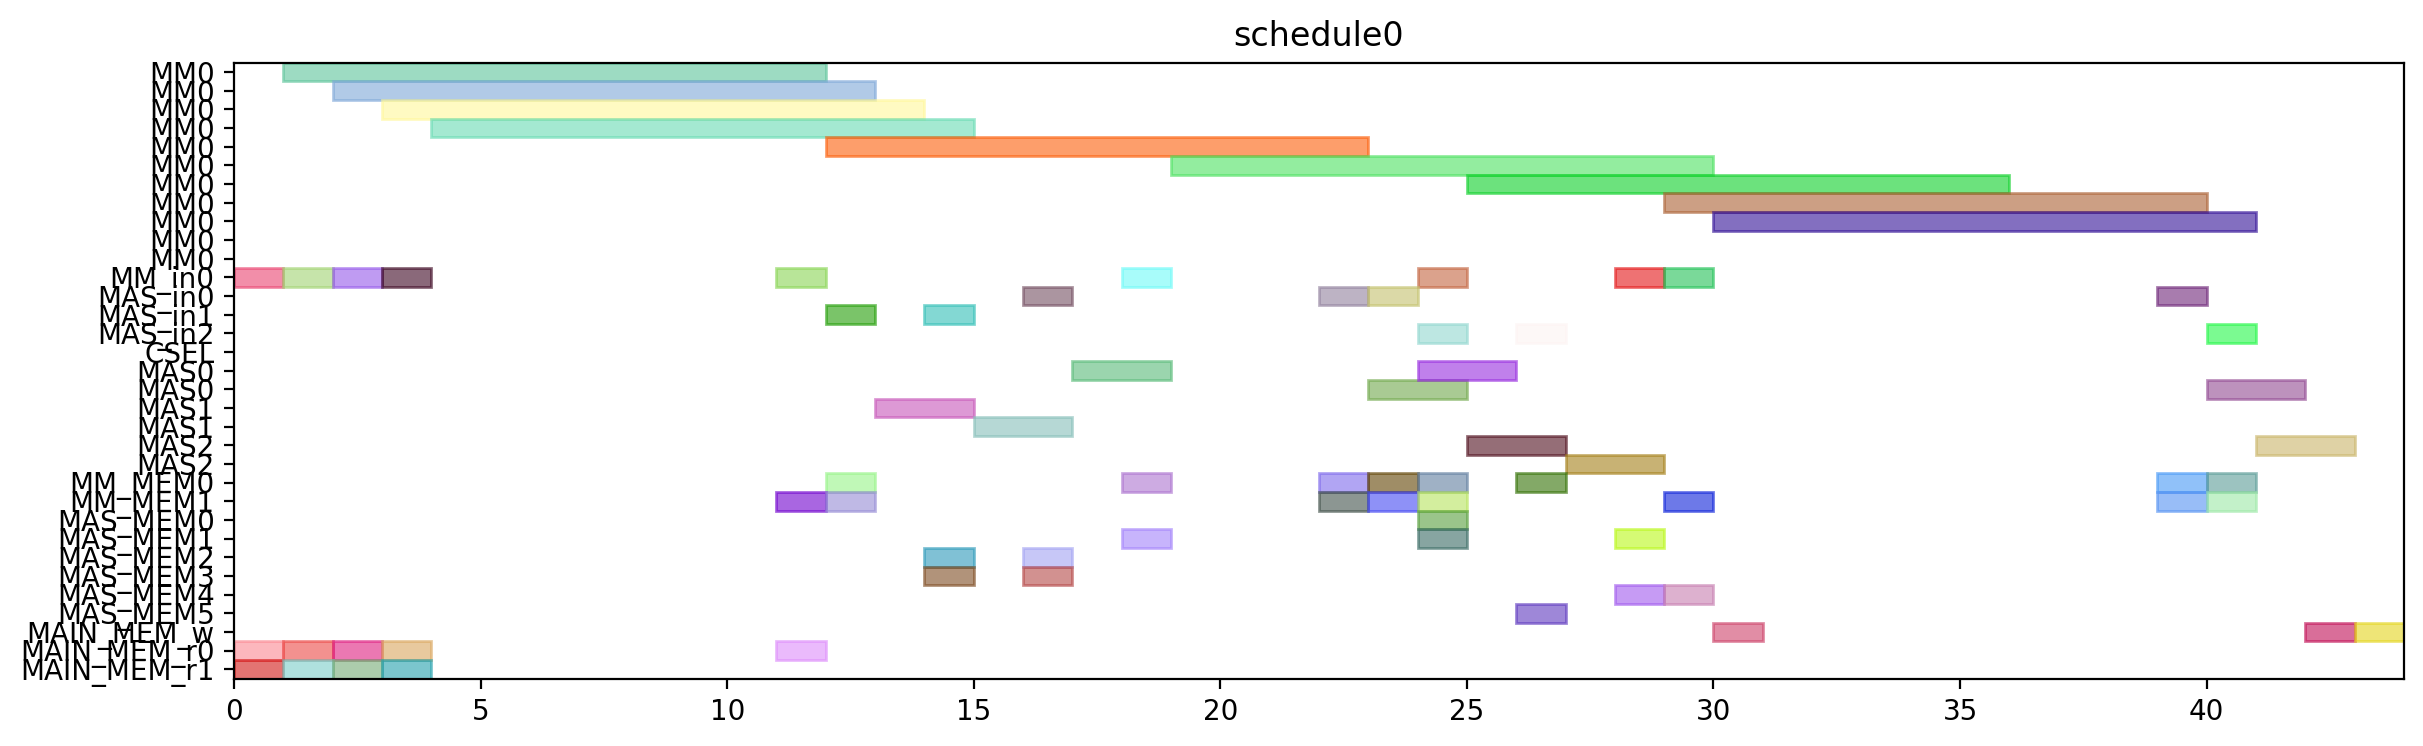

The script that drew this image:
from pyschedule import Scenario, solvers, plotters, alt


def solve():
	horizon = 120
	S = Scenario("schedule0", horizon=horizon)

	# resource
	MM = S.Resources('MM', num=1, size=11)
	MM_in = S.Resources('MM_in', num=1)
	MAS_in = S.Resources('MAS_in', num=3)
	CSEL = S.Resource('CSEL')
	MAS = S.Resources('MAS', num=3, size=2, periods=range(1, horizon))
	MM_MEM = S.Resources('MM_MEM', num=2)
	MAS_MEM = S.Resources('MAS_MEM', num=6)
	MAIN_MEM_w = S.Resource('MAIN_MEM_w', size=1)
	MAIN_MEM_r = S.Resources('MAIN_MEM_r', num=2)

	# result of previous scheduling

	# new tasks
	t0 = S.Task('t0', length=11, delay_cost=1)
	t0 += alt(MM)
	t0_in = S.Task('t0_in', length=1, delay_cost=1)
	t0_in += alt(MM_in)
	S += t0_in*MM_in[0]<=t0*MM[0]
	t0_mem0 = S.Task('t0_mem0', length=1, delay_cost=1)
	t0_mem0 += MAIN_MEM_r[0]
	S += t0_mem0 <= t0

	t0_mem1 = S.Task('t0_mem1', length=1, delay_cost=1)
	t0_mem1 += MAIN_MEM_r[1]
	S += t0_mem1 <= t0

	t3 = S.Task('t3', length=11, delay_cost=1)
	t3 += alt(MM)
	t3_in = S.Task('t3_in', length=1, delay_cost=1)
	t3_in += alt(MM_in)
	S += t3_in*MM_in[0]<=t3*MM[0]
	t3_mem0 = S.Task('t3_mem0', length=1, delay_cost=1)
	t3_mem0 += MAIN_MEM_r[0]
	S += t3_mem0 <= t3

	t3_mem1 = S.Task('t3_mem1', length=1, delay_cost=1)
	t3_mem1 += MAIN_MEM_r[1]
	S += t3_mem1 <= t3

	t1 = S.Task('t1', length=11, delay_cost=1)
	t1 += alt(MM)
	t1_in = S.Task('t1_in', length=1, delay_cost=1)
	t1_in += alt(MM_in)
	S += t1_in*MM_in[0]<=t1*MM[0]
	t1_mem0 = S.Task('t1_mem0', length=1, delay_cost=1)
	t1_mem0 += MAIN_MEM_r[0]
	S += t1_mem0 <= t1

	t1_mem1 = S.Task('t1_mem1', length=1, delay_cost=1)
	t1_mem1 += MAIN_MEM_r[1]
	S += t1_mem1 <= t1

	t2 = S.Task('t2', length=11, delay_cost=1)
	t2 += alt(MM)
	t2_in = S.Task('t2_in', length=1, delay_cost=1)
	t2_in += alt(MM_in)
	S += t2_in*MM_in[0]<=t2*MM[0]
	t2_mem0 = S.Task('t2_mem0', length=1, delay_cost=1)
	t2_mem0 += MAIN_MEM_r[0]
	S += t2_mem0 <= t2

	t2_mem1 = S.Task('t2_mem1', length=1, delay_cost=1)
	t2_mem1 += MAIN_MEM_r[1]
	S += t2_mem1 <= t2

	t4 = S.Task('t4', length=11, delay_cost=1)
	t4 += alt(MM)
	t4_in = S.Task('t4_in', length=1, delay_cost=1)
	t4_in += alt(MM_in)
	S += t4_in*MM_in[0]<=t4*MM[0]
	t4_mem0 = S.Task('t4_mem0', length=1, delay_cost=1)
	t4_mem0 += MAIN_MEM_r[0]
	S += t4_mem0 <= t4

	t4_mem1 = S.Task('t4_mem1', length=1, delay_cost=1)
	t4_mem1 += alt(MM_MEM)
	S += (t2*MM[0])-1 < t4_mem1*MM_MEM[1]
	S += t4_mem1 <= t4

	t5 = S.Task('t5', length=2, delay_cost=1)
	t5 += alt(MAS)
	t5_in = S.Task('t5_in', length=1, delay_cost=1)
	t5_in += alt(MAS_in)
	S += t5_in*MAS_in[0]<=t5*MAS[0]

	S += t5_in*MAS_in[1]<=t5*MAS[1]

	S += t5_in*MAS_in[2]<=t5*MAS[2]

	t5_mem0 = S.Task('t5_mem0', length=1, delay_cost=1)
	t5_mem0 += alt(MM_MEM)
	S += (t0*MM[0])-1 < t5_mem0*MM_MEM[0]
	S += t5_mem0 <= t5

	t5_mem1 = S.Task('t5_mem1', length=1, delay_cost=1)
	t5_mem1 += alt(MM_MEM)
	S += (t0*MM[0])-1 < t5_mem1*MM_MEM[1]
	S += t5_mem1 <= t5

	t6 = S.Task('t6', length=2, delay_cost=1)
	t6 += alt(MAS)
	t6_in = S.Task('t6_in', length=1, delay_cost=1)
	t6_in += alt(MAS_in)
	S += t6_in*MAS_in[0]<=t6*MAS[0]

	S += t6_in*MAS_in[1]<=t6*MAS[1]

	S += t6_in*MAS_in[2]<=t6*MAS[2]

	t6_mem0 = S.Task('t6_mem0', length=1, delay_cost=1)
	t6_mem0 += alt(MAS_MEM)
	S += (t5*MAS[0])-1 < t6_mem0*MAS_MEM[0]
	S += (t5*MAS[1])-1 < t6_mem0*MAS_MEM[2]
	S += (t5*MAS[2])-1 < t6_mem0*MAS_MEM[4]
	S += t6_mem0 <= t6

	t6_mem1 = S.Task('t6_mem1', length=1, delay_cost=1)
	t6_mem1 += alt(MAS_MEM)
	S += (t5*MAS[0])-1 < t6_mem1*MAS_MEM[1]
	S += (t5*MAS[1])-1 < t6_mem1*MAS_MEM[3]
	S += (t5*MAS[2])-1 < t6_mem1*MAS_MEM[5]
	S += t6_mem1 <= t6

	t9 = S.Task('t9', length=2, delay_cost=1)
	t9 += alt(MAS)
	t9_in = S.Task('t9_in', length=1, delay_cost=1)
	t9_in += alt(MAS_in)
	S += t9_in*MAS_in[0]<=t9*MAS[0]

	S += t9_in*MAS_in[1]<=t9*MAS[1]

	S += t9_in*MAS_in[2]<=t9*MAS[2]

	t9_mem0 = S.Task('t9_mem0', length=1, delay_cost=1)
	t9_mem0 += alt(MM_MEM)
	S += (t0*MM[0])-1 < t9_mem0*MM_MEM[0]
	S += t9_mem0 <= t9

	t9_mem1 = S.Task('t9_mem1', length=1, delay_cost=1)
	t9_mem1 += alt(MM_MEM)
	S += (t4*MM[0])-1 < t9_mem1*MM_MEM[1]
	S += t9_mem1 <= t9

	t10 = S.Task('t10', length=2, delay_cost=1)
	t10 += alt(MAS)
	t10_in = S.Task('t10_in', length=1, delay_cost=1)
	t10_in += alt(MAS_in)
	S += t10_in*MAS_in[0]<=t10*MAS[0]

	S += t10_in*MAS_in[1]<=t10*MAS[1]

	S += t10_in*MAS_in[2]<=t10*MAS[2]

	t10_mem0 = S.Task('t10_mem0', length=1, delay_cost=1)
	t10_mem0 += alt(MM_MEM)
	S += (t4*MM[0])-1 < t10_mem0*MM_MEM[0]
	S += t10_mem0 <= t10

	t10_mem1 = S.Task('t10_mem1', length=1, delay_cost=1)
	t10_mem1 += alt(MM_MEM)
	S += (t4*MM[0])-1 < t10_mem1*MM_MEM[1]
	S += t10_mem1 <= t10

	t7 = S.Task('t7', length=2, delay_cost=1)
	t7 += alt(MAS)
	t7_in = S.Task('t7_in', length=1, delay_cost=1)
	t7_in += alt(MAS_in)
	S += t7_in*MAS_in[0]<=t7*MAS[0]

	S += t7_in*MAS_in[1]<=t7*MAS[1]

	S += t7_in*MAS_in[2]<=t7*MAS[2]

	t7_mem0 = S.Task('t7_mem0', length=1, delay_cost=1)
	t7_mem0 += alt(MAS_MEM)
	S += (t6*MAS[0])-1 < t7_mem0*MAS_MEM[0]
	S += (t6*MAS[1])-1 < t7_mem0*MAS_MEM[2]
	S += (t6*MAS[2])-1 < t7_mem0*MAS_MEM[4]
	S += t7_mem0 <= t7

	t7_mem1 = S.Task('t7_mem1', length=1, delay_cost=1)
	t7_mem1 += alt(MAS_MEM)
	S += (t6*MAS[0])-1 < t7_mem1*MAS_MEM[1]
	S += (t6*MAS[1])-1 < t7_mem1*MAS_MEM[3]
	S += (t6*MAS[2])-1 < t7_mem1*MAS_MEM[5]
	S += t7_mem1 <= t7

	t11 = S.Task('t11', length=2, delay_cost=1)
	t11 += alt(MAS)
	t11_in = S.Task('t11_in', length=1, delay_cost=1)
	t11_in += alt(MAS_in)
	S += t11_in*MAS_in[0]<=t11*MAS[0]

	S += t11_in*MAS_in[1]<=t11*MAS[1]

	S += t11_in*MAS_in[2]<=t11*MAS[2]

	t11_mem0 = S.Task('t11_mem0', length=1, delay_cost=1)
	t11_mem0 += alt(MAS_MEM)
	S += (t10*MAS[0])-1 < t11_mem0*MAS_MEM[0]
	S += (t10*MAS[1])-1 < t11_mem0*MAS_MEM[2]
	S += (t10*MAS[2])-1 < t11_mem0*MAS_MEM[4]
	S += t11_mem0 <= t11

	t11_mem1 = S.Task('t11_mem1', length=1, delay_cost=1)
	t11_mem1 += alt(MM_MEM)
	S += (t4*MM[0])-1 < t11_mem1*MM_MEM[1]
	S += t11_mem1 <= t11

	t8 = S.Task('t8', length=11, delay_cost=1)
	t8 += alt(MM)
	t8_in = S.Task('t8_in', length=1, delay_cost=1)
	t8_in += alt(MM_in)
	S += t8_in*MM_in[0]<=t8*MM[0]
	t8_mem0 = S.Task('t8_mem0', length=1, delay_cost=1)
	t8_mem0 += alt(MM_MEM)
	S += (t4*MM[0])-1 < t8_mem0*MM_MEM[0]
	S += t8_mem0 <= t8

	t8_mem1 = S.Task('t8_mem1', length=1, delay_cost=1)
	t8_mem1 += alt(MAS_MEM)
	S += (t7*MAS[0])-1 < t8_mem1*MAS_MEM[1]
	S += (t7*MAS[1])-1 < t8_mem1*MAS_MEM[3]
	S += (t7*MAS[2])-1 < t8_mem1*MAS_MEM[5]
	S += t8_mem1 <= t8

	new_PZ = S.Task('new_PZ', length=11, delay_cost=1)
	new_PZ += alt(MM)
	new_PZ_in = S.Task('new_PZ_in', length=1, delay_cost=1)
	new_PZ_in += alt(MM_in)
	S += new_PZ_in*MM_in[0]<=new_PZ*MM[0]
	S += 0<new_PZ

	new_PZ_w = S.Task('new_PZ_w', length=1, delay_cost=1)
	new_PZ_w += alt(MAIN_MEM_w)
	S += new_PZ <= new_PZ_w

	new_PZ_mem0 = S.Task('new_PZ_mem0', length=1, delay_cost=1)
	new_PZ_mem0 += alt(MM_MEM)
	S += (t1*MM[0])-1 < new_PZ_mem0*MM_MEM[0]
	S += new_PZ_mem0 <= new_PZ

	new_PZ_mem1 = S.Task('new_PZ_mem1', length=1, delay_cost=1)
	new_PZ_mem1 += alt(MAS_MEM)
	S += (t7*MAS[0])-1 < new_PZ_mem1*MAS_MEM[1]
	S += (t7*MAS[1])-1 < new_PZ_mem1*MAS_MEM[3]
	S += (t7*MAS[2])-1 < new_PZ_mem1*MAS_MEM[5]
	S += new_PZ_mem1 <= new_PZ

	t12 = S.Task('t12', length=2, delay_cost=1)
	t12 += alt(MAS)
	t12_in = S.Task('t12_in', length=1, delay_cost=1)
	t12_in += alt(MAS_in)
	S += t12_in*MAS_in[0]<=t12*MAS[0]

	S += t12_in*MAS_in[1]<=t12*MAS[1]

	S += t12_in*MAS_in[2]<=t12*MAS[2]

	t12_mem0 = S.Task('t12_mem0', length=1, delay_cost=1)
	t12_mem0 += alt(MM_MEM)
	S += (t0*MM[0])-1 < t12_mem0*MM_MEM[0]
	S += t12_mem0 <= t12

	t12_mem1 = S.Task('t12_mem1', length=1, delay_cost=1)
	t12_mem1 += alt(MAS_MEM)
	S += (t11*MAS[0])-1 < t12_mem1*MAS_MEM[1]
	S += (t11*MAS[1])-1 < t12_mem1*MAS_MEM[3]
	S += (t11*MAS[2])-1 < t12_mem1*MAS_MEM[5]
	S += t12_mem1 <= t12

	t13 = S.Task('t13', length=11, delay_cost=1)
	t13 += alt(MM)
	t13_in = S.Task('t13_in', length=1, delay_cost=1)
	t13_in += alt(MM_in)
	S += t13_in*MM_in[0]<=t13*MM[0]
	t13_mem0 = S.Task('t13_mem0', length=1, delay_cost=1)
	t13_mem0 += alt(MAS_MEM)
	S += (t12*MAS[0])-1 < t13_mem0*MAS_MEM[0]
	S += (t12*MAS[1])-1 < t13_mem0*MAS_MEM[2]
	S += (t12*MAS[2])-1 < t13_mem0*MAS_MEM[4]
	S += t13_mem0 <= t13

	t13_mem1 = S.Task('t13_mem1', length=1, delay_cost=1)
	t13_mem1 += alt(MAS_MEM)
	S += (t9*MAS[0])-1 < t13_mem1*MAS_MEM[1]
	S += (t9*MAS[1])-1 < t13_mem1*MAS_MEM[3]
	S += (t9*MAS[2])-1 < t13_mem1*MAS_MEM[5]
	S += t13_mem1 <= t13

	t14 = S.Task('t14', length=11, delay_cost=1)
	t14 += alt(MM)
	t14_in = S.Task('t14_in', length=1, delay_cost=1)
	t14_in += alt(MM_in)
	S += t14_in*MM_in[0]<=t14*MM[0]
	t14_mem0 = S.Task('t14_mem0', length=1, delay_cost=1)
	t14_mem0 += alt(MAS_MEM)
	S += (t12*MAS[0])-1 < t14_mem0*MAS_MEM[0]
	S += (t12*MAS[1])-1 < t14_mem0*MAS_MEM[2]
	S += (t12*MAS[2])-1 < t14_mem0*MAS_MEM[4]
	S += t14_mem0 <= t14

	t14_mem1 = S.Task('t14_mem1', length=1, delay_cost=1)
	t14_mem1 += alt(MM_MEM)
	S += (t3*MM[0])-1 < t14_mem1*MM_MEM[1]
	S += t14_mem1 <= t14

	new_PY = S.Task('new_PY', length=2, delay_cost=1)
	new_PY += alt(MAS)
	new_PY_in = S.Task('new_PY_in', length=1, delay_cost=1)
	new_PY_in += alt(MAS_in)
	S += new_PY_in*MAS_in[0]<=new_PY*MAS[0]

	S += new_PY_in*MAS_in[1]<=new_PY*MAS[1]

	S += new_PY_in*MAS_in[2]<=new_PY*MAS[2]

	S += 0<new_PY

	new_PY_w = S.Task('new_PY_w', length=1, delay_cost=1)
	new_PY_w += alt(MAIN_MEM_w)
	S += new_PY <= new_PY_w

	new_PY_mem0 = S.Task('new_PY_mem0', length=1, delay_cost=1)
	new_PY_mem0 += alt(MM_MEM)
	S += (t8*MM[0])-1 < new_PY_mem0*MM_MEM[0]
	S += new_PY_mem0 <= new_PY

	new_PY_mem1 = S.Task('new_PY_mem1', length=1, delay_cost=1)
	new_PY_mem1 += alt(MM_MEM)
	S += (t13*MM[0])-1 < new_PY_mem1*MM_MEM[1]
	S += new_PY_mem1 <= new_PY

	new_PX = S.Task('new_PX', length=2, delay_cost=1)
	new_PX += alt(MAS)
	new_PX_in = S.Task('new_PX_in', length=1, delay_cost=1)
	new_PX_in += alt(MAS_in)
	S += new_PX_in*MAS_in[0]<=new_PX*MAS[0]

	S += new_PX_in*MAS_in[1]<=new_PX*MAS[1]

	S += new_PX_in*MAS_in[2]<=new_PX*MAS[2]

	S += 0<new_PX

	new_PX_w = S.Task('new_PX_w', length=1, delay_cost=1)
	new_PX_w += alt(MAIN_MEM_w)
	S += new_PX <= new_PX_w

	new_PX_mem0 = S.Task('new_PX_mem0', length=1, delay_cost=1)
	new_PX_mem0 += alt(MM_MEM)
	S += (t14*MM[0])-1 < new_PX_mem0*MM_MEM[0]
	S += new_PX_mem0 <= new_PX

	new_PX_mem1 = S.Task('new_PX_mem1', length=1, delay_cost=1)
	new_PX_mem1 += alt(MM_MEM)
	S += (t14*MM[0])-1 < new_PX_mem1*MM_MEM[1]
	S += new_PX_mem1 <= new_PX

	solvers.mip.solve(S,msg=1,kind='CPLEX',ratio_gap=1.01)

	solution = [['hoge']*len(S.solution()[1]) for i in range(len(S.solution()))]
	for i in range(len(S.solution())):
		for j in range(len(S.solution()[i])):
			solution[i][j]=str(S.solution()[i][j])
	print(solution)

	cycles = int(solution[-1][3])

	pic_file_name = "/mnt/rose/usr1/fukuda/ABE/multiRAM_multiMAS_16mux/scheduling_result/stage11MM1_stage2MAS3/EP_DBL_A_0/schedule0.png"
	if(S.solution() != []):
		plotters.matplotlib.plot(S,img_filename=pic_file_name, show_task_labels=False, fig_size=(cycles*0.25+3, 4))

	return solution
